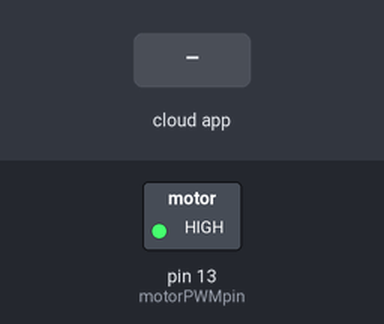
The sketch below on a simulated Arduino Uno, built with avr-gcc and run on an emulated ATmega328P. Shown: switched loads named in the sketch (green lamp = pin HIGH). Inputs (shaded band) come from the test bench. The ROS host is connected and sends only what is stated.

Above: at 1.2 s.
1.3 s: the phone or cloud app sets linear.x to -100
At 2.5 s:
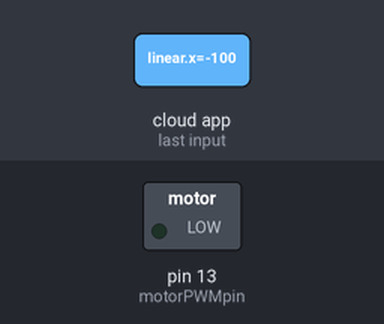
2.8 s: the phone or cloud app sets linear.x to 100
At 3.9 s:
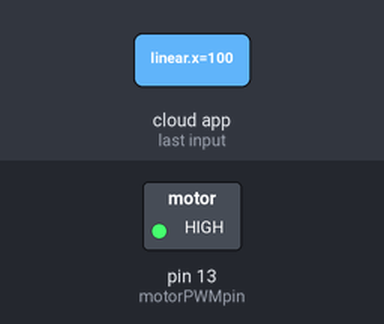
4.3 s: the phone or cloud app sets linear.x to 0
At 5.0 s:
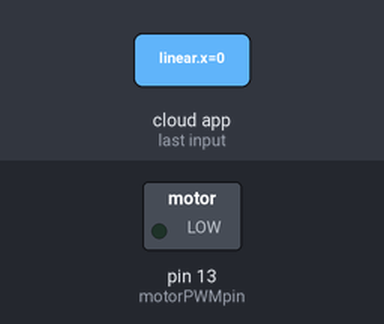
Timing chart, 0 to 7.3 s (numbered marks = the images above; inputs shaded):
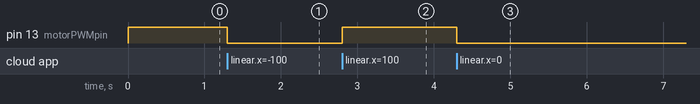

Measured:
- after the input at 1.3 s, pin 13 (motorPWMpin): HIGH → LOW at once
- after the input at 2.8 s, pin 13 (motorPWMpin): LOW → HIGH at once
- after the input at 4.3 s, pin 13 (motorPWMpin): HIGH → LOW at once

The sketch:

motor_control.ino
```cpp
#include <ros.h>
// #include <std_msgs/Empty.h>
#include <geometry_msgs/Twist.h>

// #define motorPinA 7
// #define motorPinB 8
#define motorPWMpin  13
// #define motorPWMpin  9

const int pwm_range = 128;

ros::NodeHandle nh;

// void messageCb( const std_msgs::Empty& toggle_msg) {
void messageCb( const geometry_msgs::Twist& cmd_vel) {
  float PWM_val = pwm_range*cmd_vel.linear.x;
  analogWrite( motorPWMpin, PWM_val );
}

ros::Subscriber<geometry_msgs::Twist> sub("cmd_vel", &messageCb );
// ros::Subscriber<std_msgs::Empty> sub("toggle_led", &messageCb );

void setup(){
  pinMode(13, OUTPUT);
  digitalWrite(13, HIGH);
  nh.initNode();
  nh.subscribe(sub);
}

void loop(){
  nh.spinOnce();
  delay(1);
}


// #define motorPinA 7
// #define motorPinB 8
// #define motorPWMpin  9

// void setup() {
//   // put your setup code here, to run once:
//   pinMode(motorPinA, OUTPUT);
//   pinMode(motorPinB, OUTPUT);


// }

// void loop() {
//   digitalWrite( motorPinA, HIGH );
//   digitalWrite( motorPinB, LOW  );
//   analogWrite( motorPWMpin, 100 );
//   delay( 3000 );
//   analogWrite( motorPWMpin, 0 );
//   delay( 1000 );

//   digitalWrite( motorPinA, LOW );
//   digitalWrite( motorPinB, HIGH  );
//   analogWrite( motorPWMpin, 100 );
//   delay( 1000 );
//   analogWrite( motorPWMpin, 0 );
//   delay( 3000 );
// }
```
